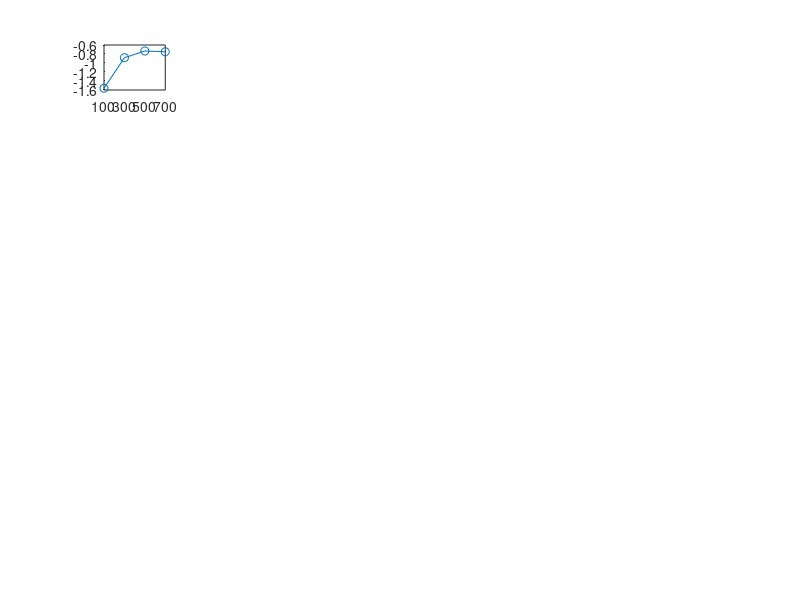

MATLAB code to generate this figure: (Note: this script raises an error after producing the figure.)
linestyles = ["-", "-.", "--", ":",'-',"-.","--", ":"]; 
fig_size = [1 1 12 6];
fontsize = 22;
export_fname = []; %["./figures/1.png"];
% slides 39, right figure, convergence of calibration vector
load("d4.mat");
figure;
for ii=1:32
    subplot(6,6,ii);
    plot([100:200:700], data.dp(:,ii), 'o-');
    xticks([100:200:700]);
    title("ant " + string(ii));
    xlabel("# samples");
    ylabel("calibration (rad)");
end